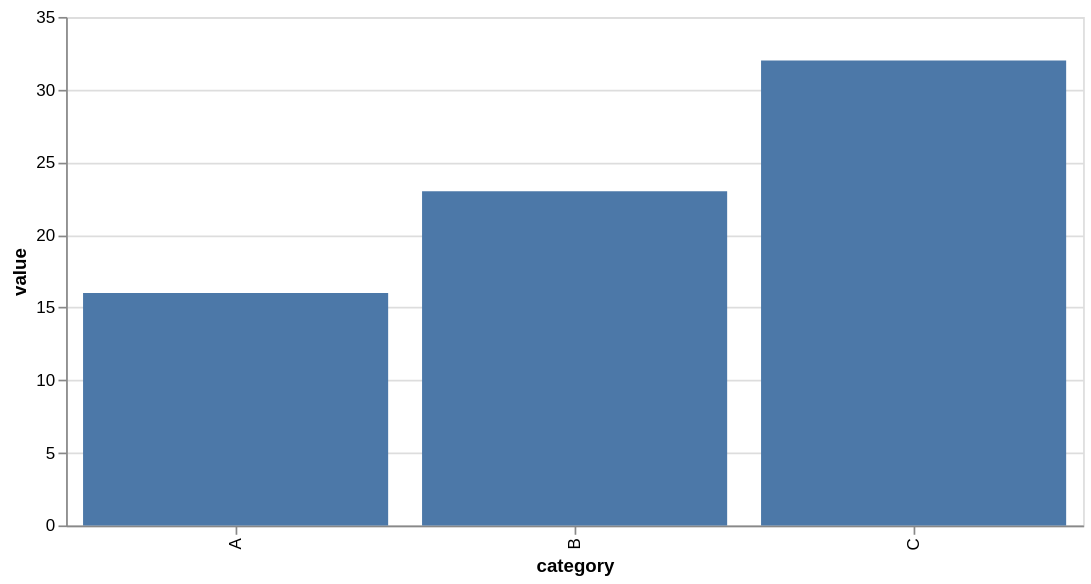

Express this chart as Vega-Lite.
### Vega-Lite specification from a JSON file in a GitHub repository (floating-point values rounded to 4 significant figures)
{"$schema": "https://vega.github.io/schema/vega-lite/v5.json", "width": 600, "height": 300, "data": {"values": [{"category": "A", "value": 16}, {"category": "B", "value": 23}, {"category": "C", "value": 32}]}, "mark": "bar", "encoding": {"x": {"field": "category", "type": "ordinal"}, "y": {"field": "value", "type": "quantitative"}, "tooltip": [{"field": "value"}]}}
